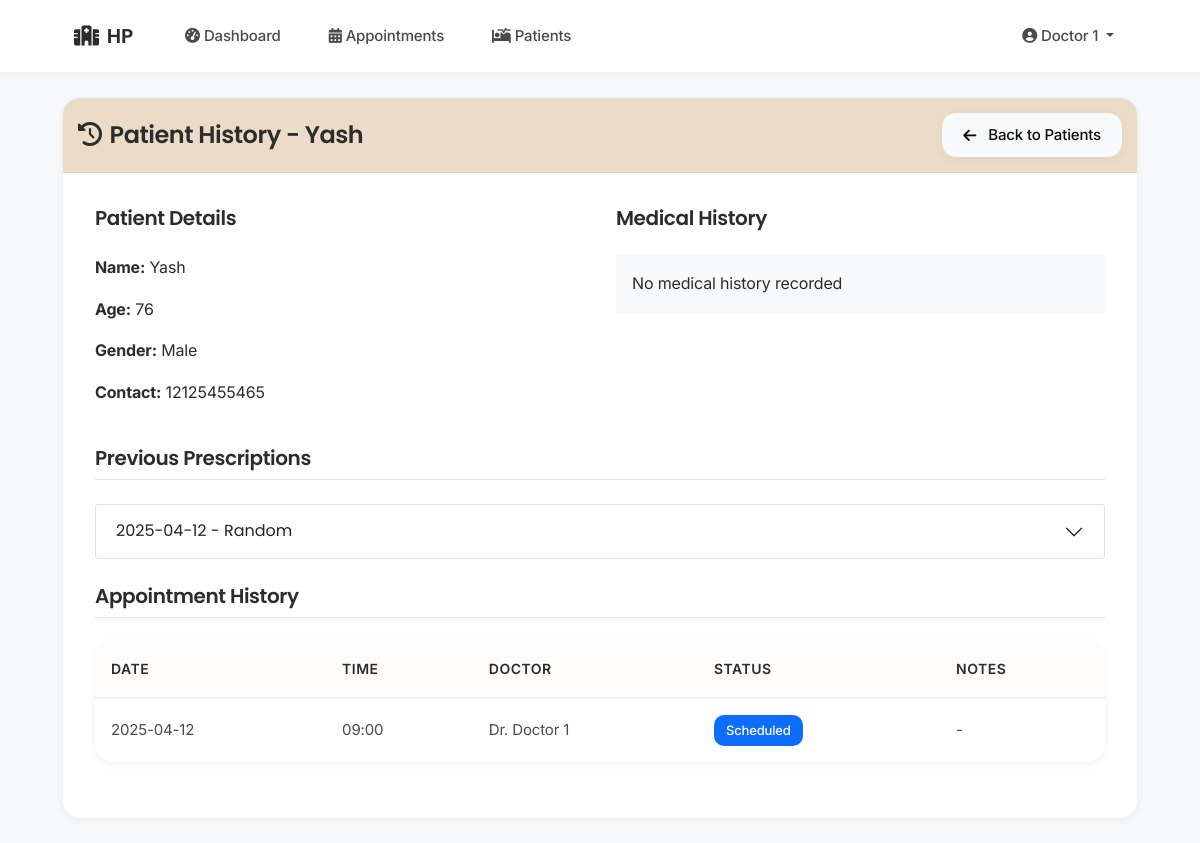
The app's page /doctor/patient_history/1 (signed in) with its own data.
### tables this page shows
CREATE TABLE doctors (
                id INTEGER PRIMARY KEY AUTOINCREMENT,
                name TEXT NOT NULL,
                specialization TEXT NOT NULL,
                experience INTEGER,
                consultation_fee REAL,
                contact TEXT,
                bio TEXT,
                image_path TEXT,
                username TEXT UNIQUE,
                password TEXT,
                created_by INTEGER,
                hospital_id INTEGER NOT NULL,
                FOREIGN KEY (created_by) REFERENCES staff(id),
                FOREIGN KEY (hospital_id) REFERENCES staff(id)
            );

CREATE TABLE patients (
                id INTEGER PRIMARY KEY AUTOINCREMENT,
                name TEXT NOT NULL,
                age INTEGER NOT NULL,
                gender TEXT,
                contact TEXT,
                address TEXT,
                medical_history TEXT,
                created_at TIMESTAMP DEFAULT CURRENT_TIMESTAMP,
                created_by INTEGER,
                hospital_id INTEGER NOT NULL,
                FOREIGN KEY (created_by) REFERENCES staff(id),
                FOREIGN KEY (hospital_id) REFERENCES staff(id)
            );

CREATE TABLE prescriptions (
                id INTEGER PRIMARY KEY AUTOINCREMENT,
                appointment_id INTEGER NOT NULL UNIQUE,
                diagnosis TEXT NOT NULL,
                medicines TEXT NOT NULL,
                instructions TEXT,
                hospital_id INTEGER NOT NULL,
                created_at TIMESTAMP DEFAULT CURRENT_TIMESTAMP, next_appointment_date TEXT, next_appointment_time TEXT,
                FOREIGN KEY (appointment_id) REFERENCES appointments(id),
                FOREIGN KEY (hospital_id) REFERENCES staff(id)
            );

CREATE TABLE appointments (
                id INTEGER PRIMARY KEY AUTOINCREMENT,
                patient_id INTEGER NOT NULL,
                doctor_id INTEGER NOT NULL,
                date TEXT NOT NULL,
                time_slot TEXT NOT NULL,
                status TEXT DEFAULT 'Scheduled',
                notes TEXT,
                created_at TIMESTAMP DEFAULT CURRENT_TIMESTAMP,
                hospital_id INTEGER NOT NULL,
                FOREIGN KEY (patient_id) REFERENCES patients(id),
                FOREIGN KEY (doctor_id) REFERENCES doctors(id),
                FOREIGN KEY (hospital_id) REFERENCES staff(id)
            );

### app.py (the view)
@app.route('/doctor/patient_history/<int:patient_id>')
def patient_history(patient_id):
    if 'user_id' not in session or session['user_type'] != 'doctor':
        return redirect(url_for('login'))
    conn = get_db_connection()
    try:
        patient = conn.execute('''
            SELECT * FROM patients
            WHERE id = ? AND hospital_id = ?
        ''', (patient_id, session['hospital_id'])).fetchone()
        if not patient:
            flash('Patient not found', 'danger')
            return redirect(url_for('doctor_dashboard'))
        prescriptions = conn.execute('''
            SELECT pr.*, a.date, a.time_slot, d.name as doctor_name
            FROM prescriptions pr
            JOIN appointments a ON pr.appointment_id = a.id
            JOIN doctors d ON a.doctor_id = d.id
            WHERE a.patient_id = ? AND a.hospital_id = ?
            ORDER BY a.date DESC
        ''', (patient_id, session['hospital_id'])).fetchall()
        prescriptions_list = []
        for prescription in prescriptions:
            pres_dict = dict(prescription)
            medicines_parsed = []
            if prescription['medicines']:
                for medicine in prescription['medicines'].split('\n'):
                    if medicine.strip():
                        parts = medicine.split('|')
                        if len(parts) == 7:
                            medicines_parsed.append({
                                'name': parts[0],
                                'dosage': parts[1],
                                'frequency': parts[2],
                                'morning': parts[3],
                                'afternoon': parts[4],
                                'evening': parts[5],
                                'meal': parts[6]
                            })
            pres_dict['medicines_parsed'] = medicines_parsed
            prescriptions_list.append(pres_dict)
        appointments = conn.execute('''
            SELECT a.*, d.name as doctor_name
            FROM appointments a
            JOIN doctors d ON a.doctor_id = d.id
            WHERE a.patient_id = ? AND a.hospital_id = ?
            ORDER BY a.date DESC
        ''', (patient_id, session['hospital_id'])).fetchall()
        return render_template('doctor/patient_history.html',
                            patient=patient,
                            prescriptions=prescriptions_list,
                            appointments=appointments)
    except Exception as e:
        flash('Error loading patient history', 'danger')
        app.logger.error(f"Patient history error: {str(e)}")
        return redirect(url_for('doctor_dashboard'))
    finally:
        conn.close()

### app.py (called while the page is built)
@app.context_processor
def utility_processor():
    def now():
        return datetime.now()
    return dict(now=now)

def get_db_connection():
    try:
        conn = sqlite3.connect(get_db_path())
        conn.row_factory = sqlite3.Row
        return conn
    except sqlite3.Error as e:
        logger.error(f"Database connection error: {e}")
        raise

### database.py (called while the page is built)
def get_db_path():
    app_dir = os.path.dirname(os.path.abspath(__file__))
    if 'RENDER' in os.environ:
        db_dir = os.path.join(app_dir, 'data')
        if not os.path.exists(db_dir):
            os.makedirs(db_dir, exist_ok=True)
            logger.info(f"Created database directory: {db_dir}")
        return os.path.join(db_dir, 'hospital.db')
    else:
        instance_path = os.path.join(app_dir, 'instance')
        if not os.path.exists(instance_path):
            os.makedirs(instance_path, exist_ok=True)
            logger.info(f"Created instance directory: {instance_path}")
        return os.path.join(instance_path, 'hospital.db')

### templates/doctor/patient_history.html (shortened to what this page needs)
{% extends "base.html" %}
{% block content %}
<div class="card">
    <div class="card-header text-white d-flex justify-content-between align-items-center" style="background-color:rgb(235, 220, 200); padding: 15px 15px">
        <h4 class="mb-0">
            <i class="fas fa-history me-2"></i>Patient History - {{ patient.name }}
        </h4>
        <div>
            <a href="{{ url_for('all_patients_history') }}" class="btn btn-light">
                <i class="fas fa-arrow-left me-1"></i>Back to Patients
            </a>
        </div>
    </div>
    <div class="card-body">
        <div class="row mb-4">
            <div class="col-md-6">
                <h5>Patient Details</h5>
                <p><strong>Name:</strong> {{ patient.name }}</p>
                <p><strong>Age:</strong> {{ patient.age }}</p>
                <p><strong>Gender:</strong> {{ patient.gender }}</p>
                <p><strong>Contact:</strong> {{ patient.contact }}</p>
            </div>
            <div class="col-md-6">
                <h5>Medical History</h5>
                <div class="bg-light p-3 rounded">
                    {{ patient.medical_history or 'No medical history recorded' }}
                </div>
            </div>
        </div>
        <div class="mb-4">
            <h5 class="border-bottom pb-2">Previous Prescriptions</h5>
            {% if prescriptions %}
                <div class="accordion" id="prescriptionsAccordion">
                    {% for prescription in prescriptions %}
                    <div class="accordion-item">
                        <h2 class="accordion-header" id="heading{{ loop.index }}">
                            <button class="accordion-button collapsed" type="button" data-bs-toggle="collapse"
                                    data-bs-target="#collapse{{ loop.index }}" aria-expanded="false"
                                    aria-controls="collapse{{ loop.index }}">
                                {{ prescription.date }} - {{ prescription.diagnosis }}
                            </button>
                        </h2>
                    </div>
                    {% endfor %}
                </div>
            {% else %}
                <div class="alert alert-info">No previous prescriptions found</div>
            {% endif %}
        </div>
        <div class="mb-4">
            <h5 class="border-bottom pb-2">Appointment History</h5>
            {% if appointments %}
                <div class="table-responsive">
                    <table class="table table-hover">
                        <thead>
                            <tr>
                                <th>Date</th>
                                <th>Time</th>
                                <th>Doctor</th>
                                <th>Status</th>
                                <th>Notes</th>
                            </tr>
                        </thead>
                        <tbody>
                            {% for app in appointments %}
                            <tr>
                                <td>{{ app.date }}</td>
                                <td>{{ app.time_slot }}</td>
                                <td>Dr. {{ app.doctor_name }}</td>
                                <td>
                                    <span class="badge
                                        {% if app.status == 'Completed' %}bg-success
                                        {% elif app.status == 'Cancelled' %}bg-danger
                                        {% else %}bg-primary{% endif %}">
                                        {{ app.status }}
                                    </span>
                                </td>
                                <td>{{ app.notes or '-' }}</td>
                            </tr>
                            {% endfor %}
                        </tbody>
                    </table>
                </div>
            {% else %}
                <div class="alert alert-info">No appointment history found</div>
            {% endif %}
        </div>
    </div>
</div>
{% endblock %}

### templates/base.html (shortened to what this page needs)
<!DOCTYPE html>
<html lang="en">
<head>
    <link rel="stylesheet" href="https://cdnjs.cloudflare.com/ajax/libs/font-awesome/6.0.0/css/all.min.css">
    <link href="https://cdn.jsdelivr.net/npm/bootstrap@5.1.3/dist/css/bootstrap.min.css" rel="stylesheet">
</head>
<body class="bg-light">
    <nav class="navbar navbar-expand-lg navbar-light">
        <div class="container">
            <a class="navbar-brand" href="{{ url_for('admin_dashboard') if session.get('user_type') == 'admin' else url_for('doctor_dashboard') }}">
                <i class="fas fa-hospital me-2"></i>{{ session.get('hospital_name', 'Hospital Management') }}
            </a>
            <div class="collapse navbar-collapse" id="navbarNav">
                <ul class="navbar-nav me-auto">
                    {% if session.get('user_id') %}
                        {% if session.get('user_type') == 'admin' %}
                            <li class="nav-item">
                                <a class="nav-link" href="{{ url_for('admin_dashboard') }}">
                                    <i class="fas fa-tachometer-alt me-1"></i>Dashboard
                                </a>
                            </li>
                            <li class="nav-item dropdown">
                                <a class="nav-link dropdown-toggle" href="#" id="doctorsDropdown" role="button" data-bs-toggle="dropdown">
                                    <i class="fas fa-user-md me-1"></i>Doctors
                                </a>
                                <ul class="dropdown-menu">
                                    <li><a class="dropdown-item" href="{{ url_for('view_doctors') }}"><i class="fas fa-list me-1"></i>View Doctors</a></li>
                                    <li><a class="dropdown-item" href="{{ url_for('add_doctor') }}"><i class="fas fa-user-plus me-1"></i>Add Doctor</a></li>
                                </ul>
                            </li>
                            <li class="nav-item dropdown">
                                <a class="nav-link dropdown-toggle" href="#" id="patientsDropdown" role="button" data-bs-toggle="dropdown">
                                    <i class="fas fa-procedures me-1"></i>Patients
                                </a>
                                <ul class="dropdown-menu">
                                    <li><a class="dropdown-item" href="{{ url_for('view_patients') }}"><i class="fas fa-list me-1"></i>View Patients</a></li>
                                    <li><a class="dropdown-item" href="{{ url_for('add_patient') }}"><i class="fas fa-user-plus me-1"></i>Add Patient</a></li>
                                </ul>
                            </li>
                            <li class="nav-item">
                                <a class="nav-link" href="{{ url_for('view_appointments') }}">
                                    <i class="fas fa-calendar-alt me-1"></i>Appointments
                                </a>
                            </li>
                            <li class="nav-item">
                                <a class="nav-link" href="{{ url_for('schedule_appointment') }}">
                                    <i class="fas fa-calendar-plus me-1"></i>Schedule Appointment
                                </a>
                            </li>
                        {% elif session.get('user_type') == 'doctor' %}
                            <li class="nav-item">
                                <a class="nav-link" href="{{ url_for('doctor_dashboard') }}">
                                    <i class="fas fa-tachometer-alt me-1"></i>Dashboard
                                </a>
                            </li>
                            <li class="nav-item">
                                <a class="nav-link" href="{{ url_for('doctor_appointments') }}">
                                    <i class="fas fa-calendar-alt me-1"></i>Appointments
                                </a>
                            </li>
                            <li class="nav-item">
                                <a class="nav-link" href="{{ url_for('all_patients_history') }}">
                                    <i class="fas fa-procedures me-1"></i>Patients
                                </a>
                            </li>
                        {% endif %}
                    {% endif %}
                </ul>
                <ul class="navbar-nav">
                    {% if session.get('user_id') %}
                        <li class="nav-item dropdown">
                            <a class="nav-link dropdown-toggle" href="#" id="navbarDropdown" role="button" data-bs-toggle="dropdown" aria-expanded="false">
                                <i class="fas fa-user-circle me-1"></i>{{ session.get('name', 'User') }}
                            </a>
                        </li>
                    {% endif %}
                </ul>
            </div>
        </div>
    </nav>
    <main class="container py-4 animate-fade">
        {% block content %}{% endblock %}
    </main>
</body>
</html>

### records on screen
doctors: get "Doctor 1"
patients: name "Yash", age "76", gender "Male", contact "12125455465", medical_history "No medical history recorded"
prescriptions: date "2025-04-12", diagnosis "Random"
appointments: date "2025-04-12", time_slot "09:00", doctor_name "Doctor 1", status "Scheduled", notes "-"

### other values on screen
{{ session.get('hospital_name', 'Hospital Management') }} "HP"
